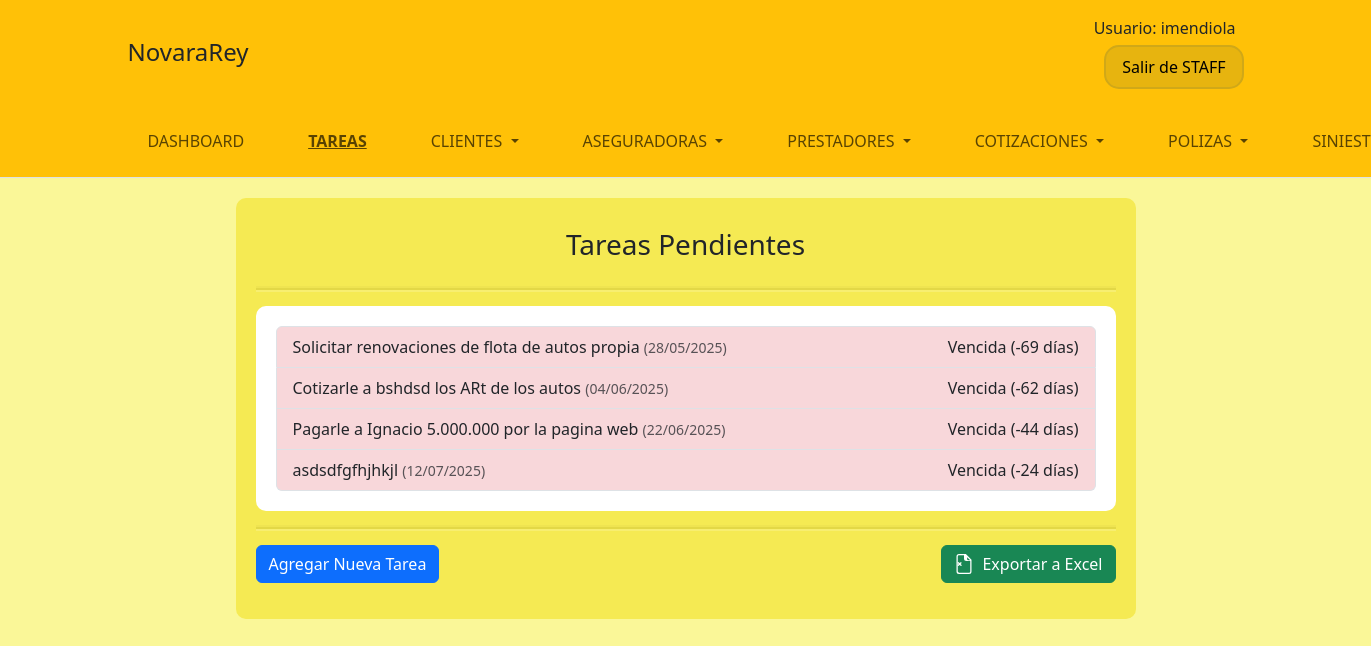
Page /staff/tareas/ (signed in) on the committed database.
### StaffApp/models.py (models this page shows, shortened)
class Tarea(models.Model):
    TASK_STATUS_CHOICES = [
        ('P', 'Pendiente'),
        ('F', 'Completada'),
        ('C', 'Cancelada'),
    ]
    titulo = models.CharField(max_length=100, verbose_name='Título')
    fecha_creacion = models.DateTimeField(auto_now_add=True, verbose_name='Fecha de Creación')
    usuario_creacion = models.ForeignKey(
        'auth.User', on_delete=models.CASCADE, related_name='tareas_creadas', verbose_name='Usuario Creador'
    )
    fecha_vencimiento = models.DateTimeField(verbose_name='Fecha de Vencimiento')
    status = models.CharField(
        max_length=1,
        choices=TASK_STATUS_CHOICES,
        default='P',
        verbose_name='Estado'
    )
    notas = models.TextField(verbose_name='Descripción')
    usuario_finalizacion = models.ForeignKey(
        'auth.User', on_delete=models.CASCADE, related_name='tareas_finalizadas', null=True, blank=True, verbose_name='Usuario de Finalización'
    )
    fecha_finalizacion = models.DateTimeField(null=True, blank=True, verbose_name='Fecha de Finalización')
    class Meta:
        verbose_name = 'Tarea'
        verbose_name_plural = 'Tareas'
        ordering = ['-fecha_creacion']
    def dias_restantes(self):
        if self.fecha_vencimiento:
            hoy = timezone.now().date()
            vencimiento = self.fecha_vencimiento.date()
            return (vencimiento - hoy).days
        return None

### StaffApp/views.py (the view)
# urls.py: path('tareas/', vista_tareas_main, name='tareas_main'),
@login_required(login_url='/login/login/')
def vista_tareas_main(request):
    tareas = Tarea.objects.filter(status='P').order_by('fecha_vencimiento')
    return render(request, 'StaffApp/tareasMain.html', {'tareas': tareas})

### StaffApp/templates/StaffApp/tareasMain.html (shortened to what this page needs)
{% extends "StaffApp/baseStaff.html" %}
{% block content %}
<div class="container staff-form-container">
    <h3 class="staff-form-title">Tareas Pendientes</h3>
    <hr class="staff-form-hr">
    <div class="staff-list-container">
    <ul class="list-group">
        {% for tarea in tareas %}
            {% with dias=tarea.dias_restantes %}
            <li class="list-group-item d-flex justify-content-between align-items-center
                {% if dias < 0 %}bg-danger-subtle{% endif %}">
                <a href="{% url 'tareas_edit' tarea.id %}" class="flex-grow-1 text-decoration-none text-dark"
                    {% if dias < 7 and dias >= 0 %}style="font-weight:bold;"{% endif %}>
                    {{ tarea.titulo }}
                    <small class="text-muted">({{ tarea.fecha_vencimiento|date:"d/m/Y" }})</small>
                </a>
                <span>
                    {% if dias < 0 %}
                        Vencida ({{ dias }} días)
                    {% else %}
                        {{ dias }} día{{ dias|pluralize }}
                    {% endif %}
                </span>
            </li>
            {% endwith %}
        {% empty %}
            <li class="list-group-item">No hay tareas pendientes.</li>
        {% endfor %}
    </ul>
    </div>
    <hr class="staff-form-hr">
    <div class="d-flex mb-3 mt-3 justify-content-between">
        <a href="{% url 'tareas_create' %}" class="btn btn-primary">Agregar Nueva Tarea</a>
        <a href="{% url 'tareas_export_excel' %}" class="btn btn-success d-flex align-items-center justify-content-center">
            Exportar a Excel
        </a>
    </div>
</div>
{% endblock %}

### StaffApp/templates/StaffApp/baseStaff.html (shortened to what this page needs)
<!DOCTYPE html>
<html lang="es">
<head>
    {% load static %}
    <link href="https://cdn.jsdelivr.net/npm/bootstrap@5.3.3/dist/css/bootstrap.min.css" rel="stylesheet">
    <link href="https://cdn.jsdelivr.net/npm/select2@4.1.0-rc.0/dist/css/select2.min.css" rel="stylesheet" />
    <link rel="stylesheet" href="https://cdn.jsdelivr.net/npm/bootstrap-icons@1.11.3/font/bootstrap-icons.min.css">
    <link rel="stylesheet" href="{% static 'css/styles.css' %}">
</head>
<body class="staff-body">
    <header class="container-fluid bg-warning text-dark border-bottom">
        <div class="container">
            <div class="row align-items-center py-3">
                <div class="col-6 col-md-4">
                    <h1 class="h4 m-0">NovaraRey</h1>
                </div>
                <div class="col-6 col-md-8 text-end">
                    <div id="login-area">
                        {% if user.is_authenticated %}
                            <span class="me-2">Usuario: {{ user.get_username }}</span>
                        {% endif %}
                    </div>
                    <div>
                        <a href="{% url 'home' %}" class="btn btn-salir-staff">Salir de STAFF</a>
                    </div>
                </div>
            </div>
        </div>
            <nav class="navbar navbar-expand-lg bg-warning py-lg-3" id="staffNav">
                <div class="container px-0">
                    <div class="collapse navbar-collapse" id="navbarResponsive">
                        <ul class="navbar-nav me-auto">
                            <li class="nav-item {% if request.path == '/staff/dashboard/' %}active{% endif %} px-lg-4">
                                <a class="nav-link text-uppercase text-expanded" href="{% url 'dashboard' %}">Dashboard</a>
                            </li>
                            <li class="nav-item {% if request.path == '/staff/tareas/' %}active{% endif %} px-lg-4">
                                <a class="nav-link text-uppercase text-expanded" href="{% url 'tareas_main' %}">Tareas</a>
                            </li>
                            <li class="nav-item dropdown {% if request.path == '/staff/clientes/' %}active{% endif %} px-lg-4">
                                <a class="nav-link dropdown-toggle text-uppercase text-expanded" href="#" id="clientesDropdown" role="button" data-bs-toggle="dropdown" aria-expanded="false">
                                    Clientes
                                </a>
                            </li>
                            <li class="nav-item dropdown {% if request.path == '/staff/aseguradoras/' %}active{% endif %} px-lg-4">
                                <a class="nav-link dropdown-toggle text-uppercase text-expanded" href="#" id="aseguradorasDropdown" role="button" data-bs-toggle="dropdown" aria-expanded="false">
                                    Aseguradoras
                                </a>
                            </li>
                            <li class="nav-item dropdown {% if request.path == '/staff/prestadores/' %}active{% endif %} px-lg-4">
                                <a class="nav-link dropdown-toggle text-uppercase text-expanded" href="#" id="prestadoresDropdown" role="button" data-bs-toggle="dropdown" aria-expanded="false">
                                    Prestadores
                                </a>
                            </li>
                            <li class="nav-item dropdown {% if request.path == '/staff/cotizaciones/' %}active{% endif %} px-lg-4">
                                <a class="nav-link dropdown-toggle text-uppercase text-expanded" href="#" id="cotizacionesDropdown" role="button" data-bs-toggle="dropdown" aria-expanded="false">
                                    Cotizaciones
                                </a>
                            </li>
                            <li class="nav-item dropdown {% if request.path == '/staff/emisionaes/' %}active{% endif %} px-lg-4">
                                <a class="nav-link dropdown-toggle text-uppercase text-expanded" href="#" id="emisionesDropdown" role="button" data-bs-toggle="dropdown" aria-expanded="false">
                                    Polizas
                                </a>
                            </li>
                            <li class="nav-item dropdown {% if request.path == '/staff/siniestros/' %}active{% endif %} px-lg-4">
                                <a class="nav-link dropdown-toggle text-uppercase text-expanded" href="#" id="siniestrosDropdown" role="button" data-bs-toggle="dropdown" aria-expanded="false">Siniestros</a>
                            </li>
                        </ul>
                    </div>
                </div>
            </nav>
    </header>
    <main class="container mb-5">
        {% block content %}
        {% endblock %}
    </main>
    </body>
</html>

### static/css/styles.css (style rules this page uses)
.btn-salir-staff { background-color: rgba(208, 168, 24, 0.5); border: 2px solid rgba(208, 168, 24); color: black; border-radius: 15px; padding: 8px 16px; margin-top: 5px; font-weight: 500; transition: background-color 0.3s ease; }
.staff-body { background-color: rgb(250, 247, 152); }
.staff-form-container { background-color: rgb(245, 234, 83); max-width: 900px; border-radius:10px; padding: 20px; margin-top: 20px; }
.staff-form-title { padding: 10px; text-align: center; margin-bottom: 10px; }
.staff-form-hr { border: none; height: 2px; background-color: rgb(177, 165, 33); box-shadow: 0px 2px 0px rgba(255, 255, 255, 0.7), 0px -2px 0px rgba(0, 0, 0, 0.1); }
.staff-list-container { border: 1px; border-color: black; border-radius:10px; padding: 20px; background-color: white; }
.nav-item.active .nav-link { font-weight: bold; text-decoration: underline; }

### rows in the picture
Tarea: titulo "Solicitar renovaciones de flota de autos propia", fecha_vencimiento "28/05/2025", dias_restantes "-69"
Tarea: titulo "Cotizarle a bshdsd los ARt de los autos", fecha_vencimiento "04/06/2025", dias_restantes "-62"
Tarea: titulo "Pagarle a Ignacio 5.000.000 por la pagina web", fecha_vencimiento "22/06/2025", dias_restantes "-44"
Tarea: titulo "asdsdfgfhjhkjl", fecha_vencimiento "12/07/2025", dias_restantes "-24"

### other values in the picture
{{ user.get_username }} "imendiola"
